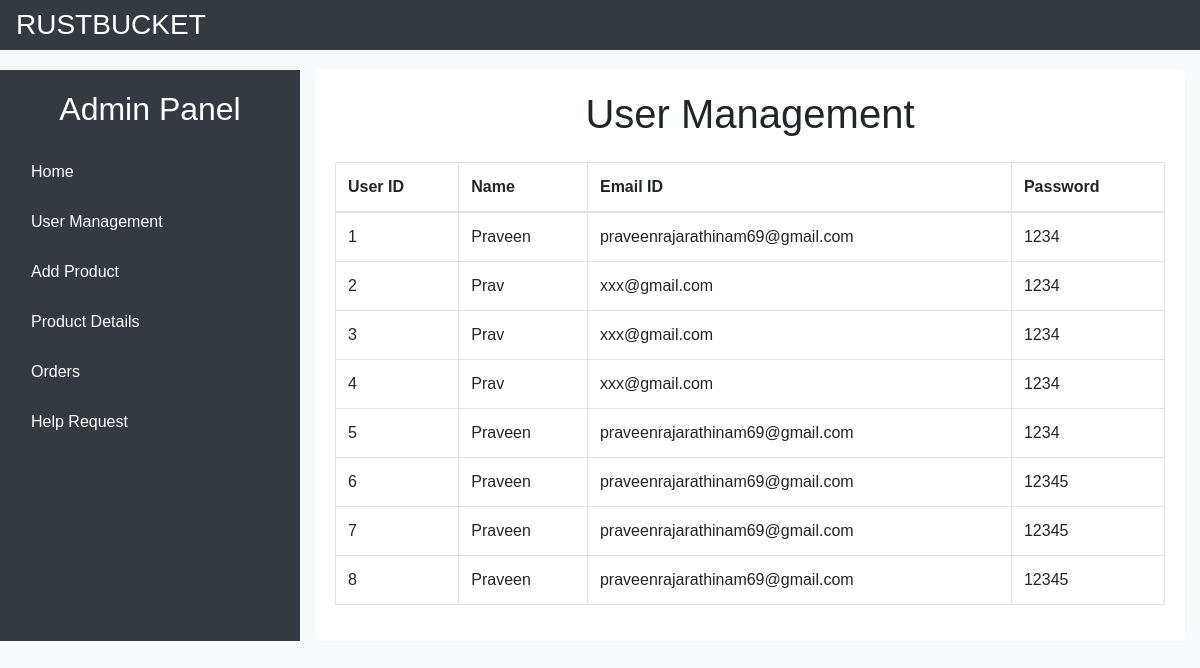
/UserL, run on an earlier commit of the app's database.
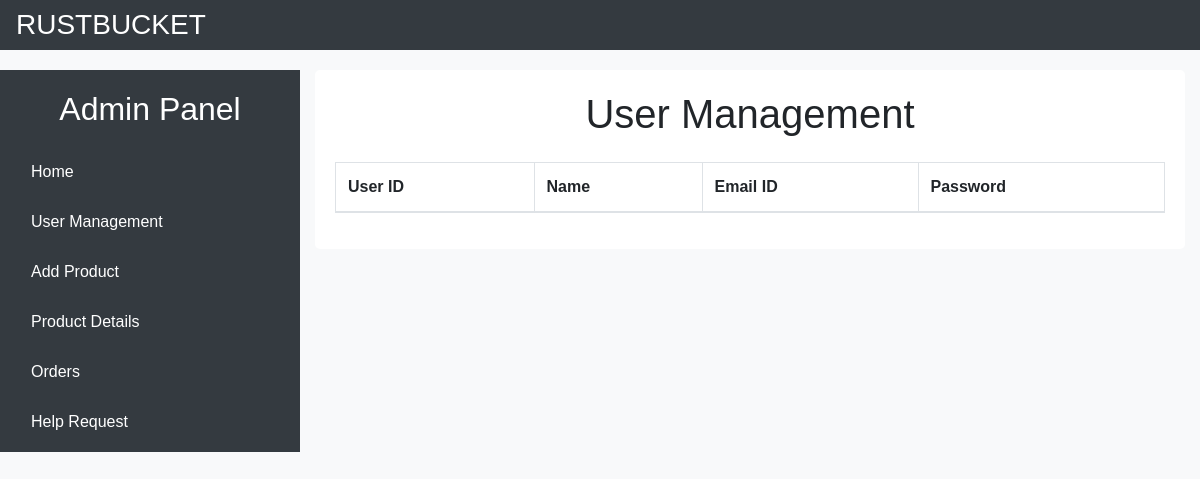
And on a later commit of the database.
### tables this page shows
CREATE TABLE "signup" (
	"UID"	INTEGER,
	"Fsname"	VARCHAR(255) NOT NULL,
	"Lsname"	VARCHAR(255) NOT NULL,
	"EmailID"	VARCHAR(255) NOT NULL,
	"PassW"	VARCHAR(255) NOT NULL,
	PRIMARY KEY("UID" AUTOINCREMENT)
);

### app.py (the view)
@app.route('/UserL')
def UserL():
    conn = get_db_connection()
    cursor = conn.cursor()
    cursor.execute("select * from signup")
    cus=cursor.fetchall()
    return render_template("/admin/UM.html",cus=cus)

### app.py (called while the page is built)
def get_db_connection():
    conn = sqlite3.connect('Azure_db.db')
    return conn

### templates/admin/UM.html (shortened to what this page needs)
<!DOCTYPE html>
<html lang="en">
<head>
    <link rel="stylesheet" href="https://stackpath.bootstrapcdn.com/bootstrap/4.5.2/css/bootstrap.min.css">
    <link rel="stylesheet" href="{{url_for('static',filename= 'style.css')}}">
</head>
<body>
    <nav class="navbar ">
        <h3 class="titleN"> RUSTBUCKET </h3>
</nav>
    <div class="container-fluid">
        <div class="row">
            <div class="col-md-3 sidebar">
                <h2 class="text-center mb-4">Admin Panel</h2>
                <ul class="nav flex-column">
                    <li class="nav-item">
                        <a class="nav-link" href="adminL">Home</a>
                    </li>
                    <li class="nav-item">
                        <a class="nav-link" href="UserL">User Management</a>
                    </li>
                    <li class="nav-item">
                        <a class="nav-link" href="prdd">Add Product</a>
                    </li>
                    <li class="nav-item">
                        <a class="nav-link" href="PrdDetl">Product Details</a>
                    </li>
                    <li class="nav-item">
                        <a class="nav-link" href="PayD">Orders</a>
                    </li>
                    <li class="nav-item">
                        <a class="nav-link" href="NCntc">Help Request</a>
                    </li>
                </ul>
            </div>
            <div class="col-md-9">
                <div class="content">
                    <h1 class="text-center mb-4">User Management</h1>
                    <div class="table-responsive">
                        <table class="table table-bordered">
                            <thead>
                                <tr>
                                    <th>User ID</th>
                                    <th>Name</th>
                                    <th>Email ID</th>
                                    <th>Password</th>
                                </tr>
                            </thead>
                            <tbody>
                                {% for usr in cus %}
                                <tr>
                                    <td>{{ usr[0] }}</td>
                                    <td>{{ usr[1] }}</td>
                                    <td>{{ usr[3] }}</td>
                                    <td>{{ usr[4] }}</td>
                                </tr>
                                {% endfor %}
                            </tbody>
                        </table>
                    </div>
                </div>
            </div>
        </div>
    </div>
</body>
</html>

### static/style.css (style rules this page uses)
body { font-family: Arial, sans-serif; background-color: #f8f9fa; }
.navbar { background-color: #343a40 !important; }
.titleN { margin: 0; color: #fff; }
.container-fluid { margin-top: 20px; }
.sidebar { background-color: #343a40; color: #fff; padding-top: 20px; }
.sidebar h2 { color: #fff; }
.sidebar ul.nav.flex-column li.nav-item { margin-bottom: 10px; }
.sidebar ul.nav.flex-column li.nav-item a.nav-link { color: #fff; transition: all 0.3s ease; }
.content { background-color: #fff; padding: 20px; border-radius: 5px; }

What changed in the data, as far as the page shows it:
removed signup: UID "1", Fsname "Praveen", EmailID "praveenrajarathinam69@gmail.com", PassW "1234"
removed signup: UID "2", Fsname "Prav", EmailID "xxx@gmail.com", PassW "1234"
removed signup: UID "3", Fsname "Prav", EmailID "xxx@gmail.com", PassW "1234"
removed signup: UID "4", Fsname "Prav", EmailID "xxx@gmail.com", PassW "1234"
removed signup: UID "5", Fsname "Praveen", EmailID "praveenrajarathinam69@gmail.com", PassW "1234"
removed signup: UID "6", Fsname "Praveen", EmailID "praveenrajarathinam69@gmail.com", PassW "12345"
removed signup: UID "7", Fsname "Praveen", EmailID "praveenrajarathinam69@gmail.com", PassW "12345"
removed signup: UID "8", Fsname "Praveen", EmailID "praveenrajarathinam69@gmail.com", PassW "12345"
